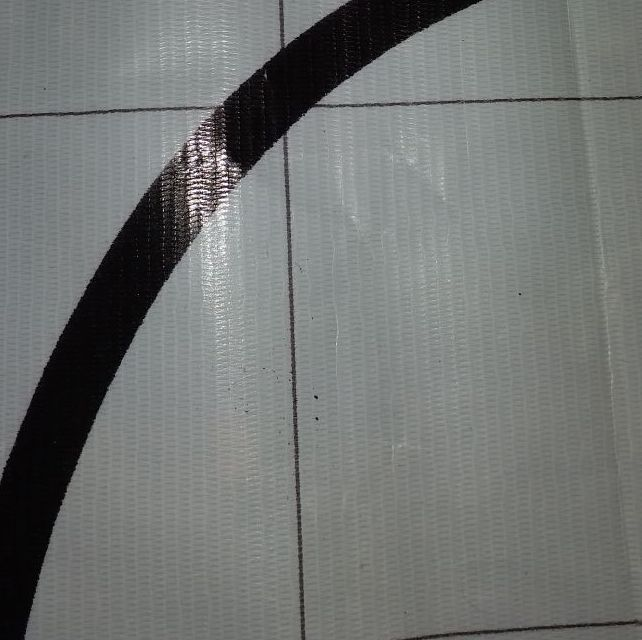
#> input picture right.jpeg, 642 x 640 px
$ python blob.py   (older library calls are emulated)
#> lines starting #> are read from the running program, lines starting #| are printed output that depends on the picture; after the words box and inside, x2 and y2 are one past the last pixel; in counts of white or black regions, pixels touching at a corner belong together
# Python program to illustrate HoughLine
# method for line detection
import cv2
import numpy as np

# Reading the required image in
# which operations are to be done.
# Make sure that the image is in the same
# directory in which this python program is
img = cv2.imread('right.jpeg')
#> img is the input picture: shape (640, 642, 3); mean B, G, R 115.2, 117, 114

# Convert the img to grayscale
# gray = cv2.cvtColor(img,cv2.COLOR_BGR2GRAY)
gray = cv2.cvtColor(img, cv2.COLOR_BGR2GRAY)
blur = cv2.GaussianBlur(gray,(15,15),0)
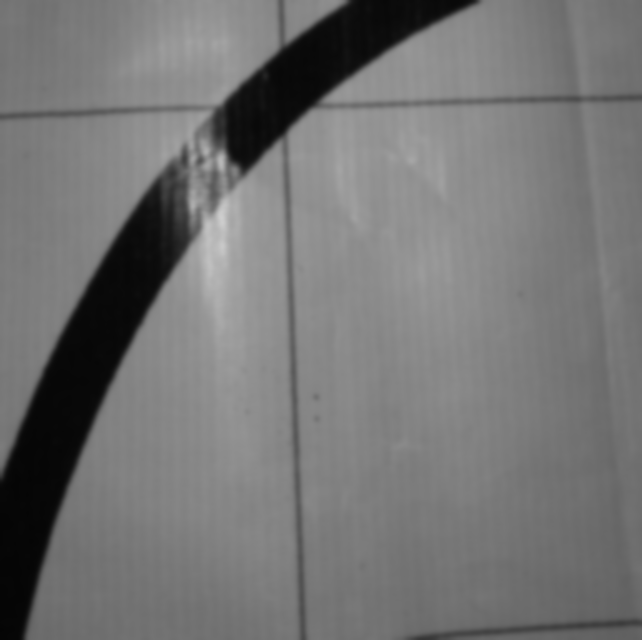
#> blur: shape (640, 642); min 4, max 206, mean 115.9
ret2,thresh = cv2.threshold(blur,60,255,cv2.THRESH_BINARY_INV)
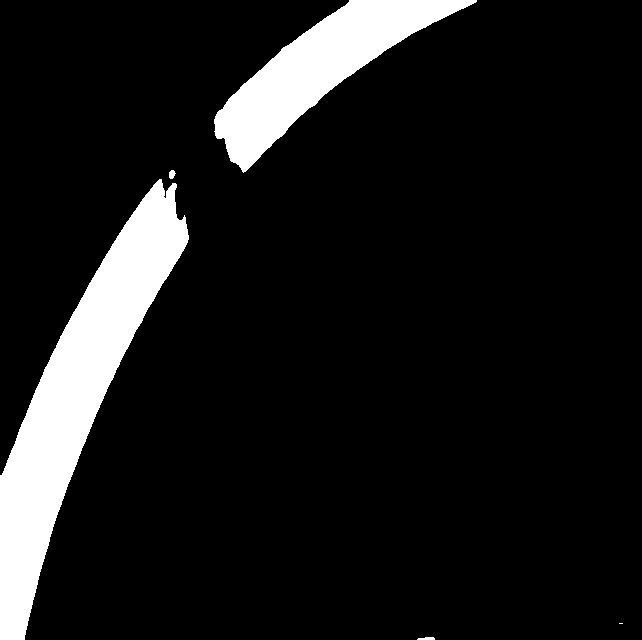
#> thresh: shape (640, 642); 10.2% white; 5 white regions (1 under 20 px)
img2, contoursCentre, hierarchy2 = cv2.findContours(thresh, 1, cv2.CHAIN_APPROX_SIMPLE)
#> contoursCentre = 5 contours, 1 with area under 20; largest, box (x1, y1, x2, y2) and area: (0, 179, 189, 640) 26647, (214, 0, 477, 173) 14500, (169, 170, 176, 179) 35, (417, 637, 435, 640) 26
# Apply edge detection method on the image
edges = cv2.Canny(img2,10,150,apertureSize = 3)
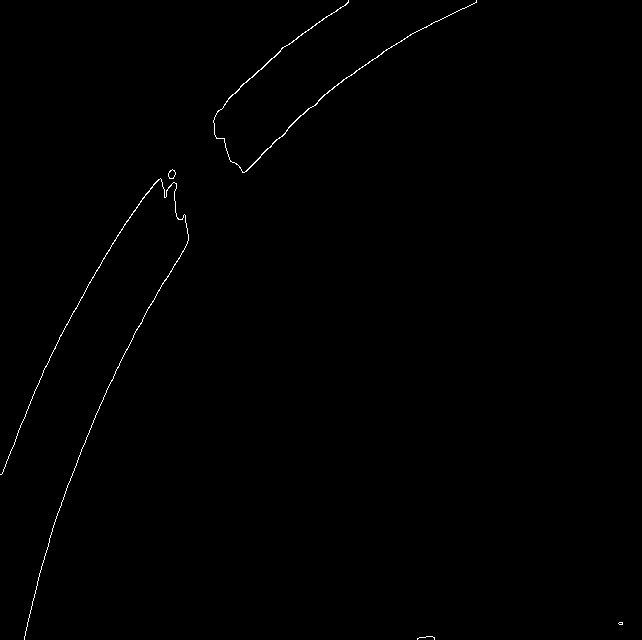
#> edges: shape (640, 642); 0.38% white in thin lines or dots

# This returns an array of r and theta values
lines = cv2.HoughLines(edges,1,np.pi/180, 90)
#> lines = None

# The below for loop runs till r and theta values
# are in the range of the 2d array
#> (the run stopped early here; a loop or call above may not have finished)

$ run again, with left.jpeg copied over right.jpeg
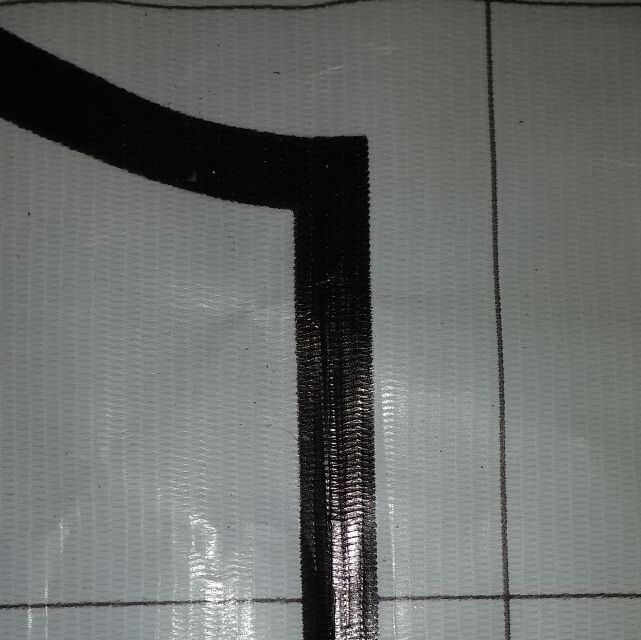
#> input picture left.jpeg, 641 x 640 px
#> img is the input picture: shape (640, 641, 3); mean B, G, R 105.3, 107.5, 104.4
#> `ret2,thresh = cv2.threshold(blur,60,255,cv2.THRESH_BINARY_INV)`:
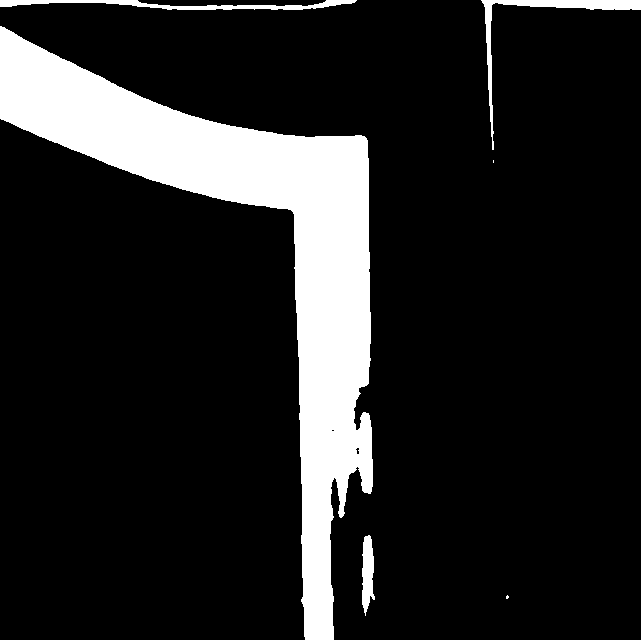
#> thresh: shape (640, 641); 14.1% white; 6 white regions (2 under 20 px)
#> contoursCentre = 8 contours, 4 with area under 20; largest, box (x1, y1, x2, y2) and area: (0, 26, 373, 640) 52832, (481, 0, 641, 150) 1466, (0, 0, 357, 10) 1144, (362, 535, 375, 616) 645
#> edges: shape (640, 641); 0.73% white in thin lines or dots
#> lines = 13 rows, first 8: [-364, 3.12], [-292, 3.12], [9, 1.57], [-284, 3.11], [4, 1.57], [368, 0], [-1, 1.61], [-13, 1.61]
#> the loop `for line in lines:` made 13 passes
#> after the loop `for line in lines:`:
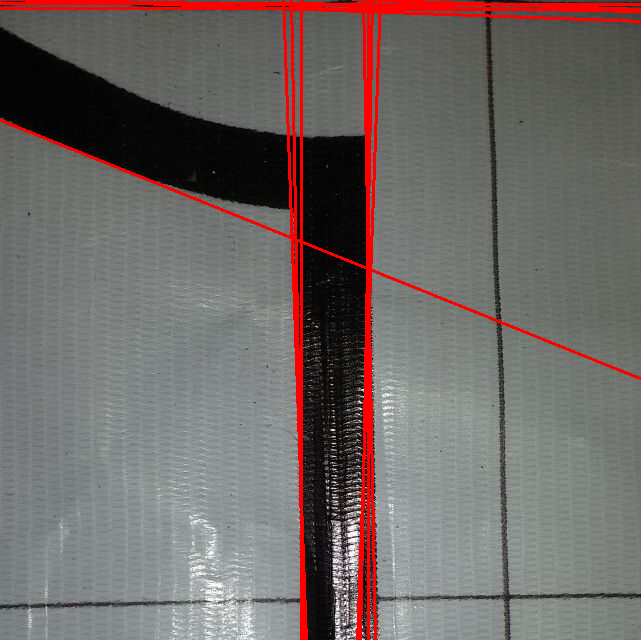
#> img: shape (640, 641, 3); 4.54% of pixels changed, all inside (x1, y1, x2, y2) = (0, 0, 641, 640)

$ run again, with straight.jpeg copied over right.jpeg
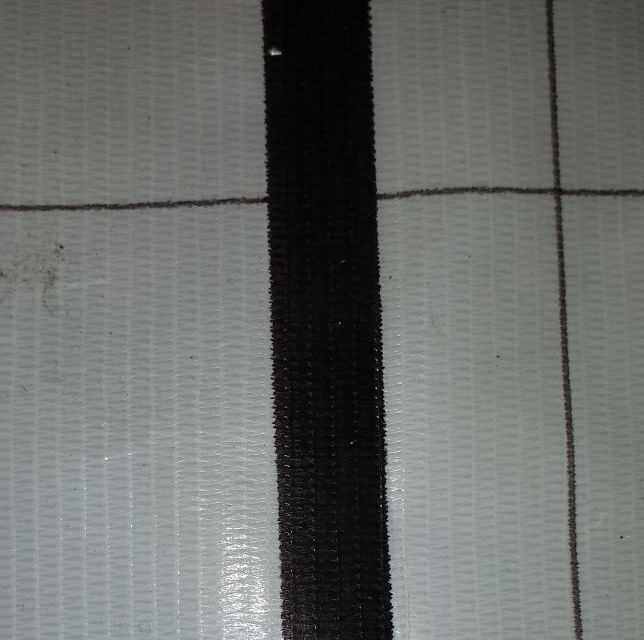
#> input picture straight.jpeg, 644 x 640 px
#> img is the input picture: shape (640, 644, 3); mean B, G, R 105.6, 108, 105.3
#> `ret2,thresh = cv2.threshold(blur,60,255,cv2.THRESH_BINARY_INV)`:
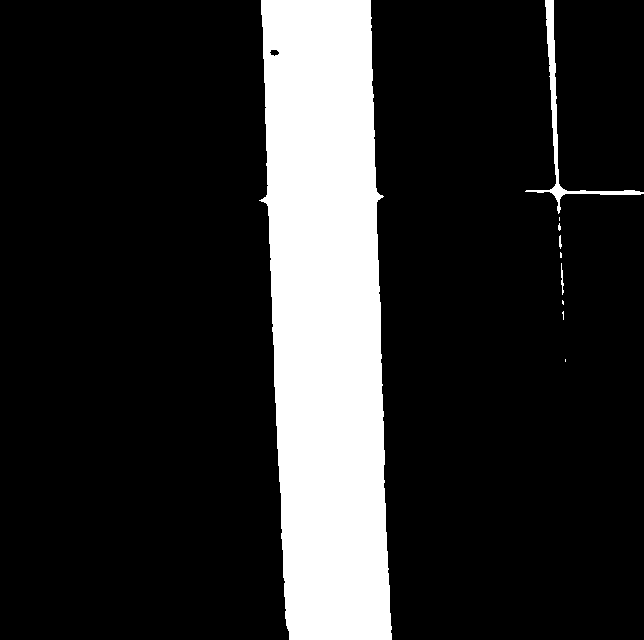
#> thresh: shape (640, 644); 17.1% white; 10 white regions (6 under 20 px)
#> contoursCentre = 11 contours, 8 with area under 20; largest, box (x1, y1, x2, y2) and area: (259, 0, 392, 640) 68081, (525, 0, 644, 214) 1278, (269, 49, 280, 57) 48
#> edges: shape (640, 644); 0.51% white in thin lines or dots, all inside (x1, y1, x2, y2) = (258, 0, 644, 640)
#> lines = [[-260, 3.11], [-368, 3.11], [-552, 3.11], [-253, 3.09], [-544, 3.09], [-542, 3.07], [-357, 3.09], [-554, 3.12], [-375, 3.12]]
#> the loop `for line in lines:` made 9 passes
#> after the loop `for line in lines:`:
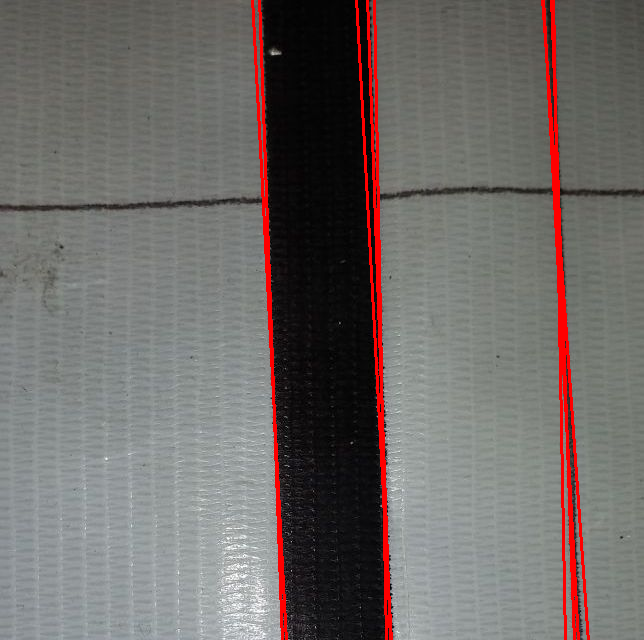
#> img: shape (640, 644, 3); 3.34% of pixels changed, all inside (x1, y1, x2, y2) = (251, 0, 590, 640)
